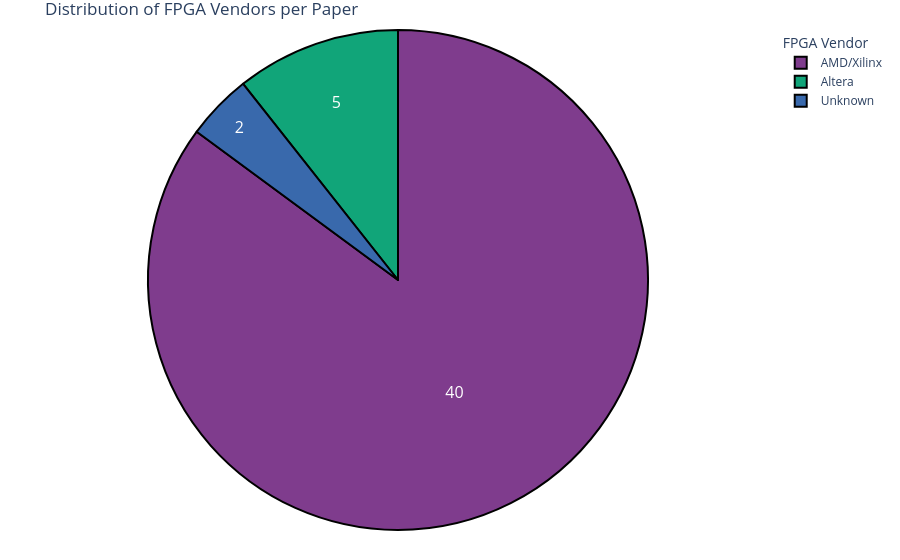

Notebook code for this chart:
### Code cell
# Replace None values with "Unknown" for better visualization
tmp_df = research_df['FPGA Vendor'].fillna("Unknown")
pie_chart(tmp_df, 'FPGA Vendor', 'Distribution of FPGA Vendors per Paper', textinfo='value')

### Figure 1 — Plotly figure (JSON) as saved in the notebook; plotly's stock layout.template omitted (floating-point values rounded to 4 significant figures)
{"data": [{"domain": {"x": [0, 1], "y": [0, 1]}, "hole": 0, "hovertemplate": "FPGA Vendor=%{label}<extra></extra>", "labels": ["AMD/Xilinx", "AMD/Xilinx", "Unknown", "AMD/Xilinx", "AMD/Xilinx", "AMD/Xilinx", "AMD/Xilinx", "AMD/Xilinx", "AMD/Xilinx", "Unknown", "Altera", "AMD/Xilinx", "Altera", "AMD/Xilinx", "Altera", "AMD/Xilinx", "AMD/Xilinx", "AMD/Xilinx", "AMD/Xilinx", "AMD/Xilinx", "AMD/Xilinx", "AMD/Xilinx", "AMD/Xilinx", "AMD/Xilinx", "AMD/Xilinx", "AMD/Xilinx", "AMD/Xilinx", "Altera", "AMD/Xilinx", "AMD/Xilinx", "AMD/Xilinx", "AMD/Xilinx", "AMD/Xilinx", "AMD/Xilinx", "Altera", "AMD/Xilinx", "AMD/Xilinx", "AMD/Xilinx", "AMD/Xilinx", "AMD/Xilinx", "AMD/Xilinx", "AMD/Xilinx", "AMD/Xilinx", "AMD/Xilinx", "AMD/Xilinx", "AMD/Xilinx", "AMD/Xilinx"], "legendgroup": "", "marker": {"line": {"color": "#000000", "width": 2}}, "name": "", "showlegend": true, "textfont": {"size": 16}, "textinfo": "value", "type": "pie"}], "layout": {"legend": {"title": {"text": "FPGA Vendor"}, "tracegroupgap": 0}, "margin": {"b": 30, "l": 30, "r": 30, "t": 30}, "piecolorway": ["rgb(127, 60, 141)", "rgb(17, 165, 121)", "rgb(57, 105, 172)", "rgb(242, 183, 1)", "rgb(231, 63, 116)", "rgb(128, 186, 90)", "rgb(230, 131, 16)", "rgb(0, 134, 149)", "rgb(207, 28, 144)", "rgb(249, 123, 114)", "rgb(165, 170, 153)"], "title": {"text": "Distribution of FPGA Vendors per Paper"}}}
